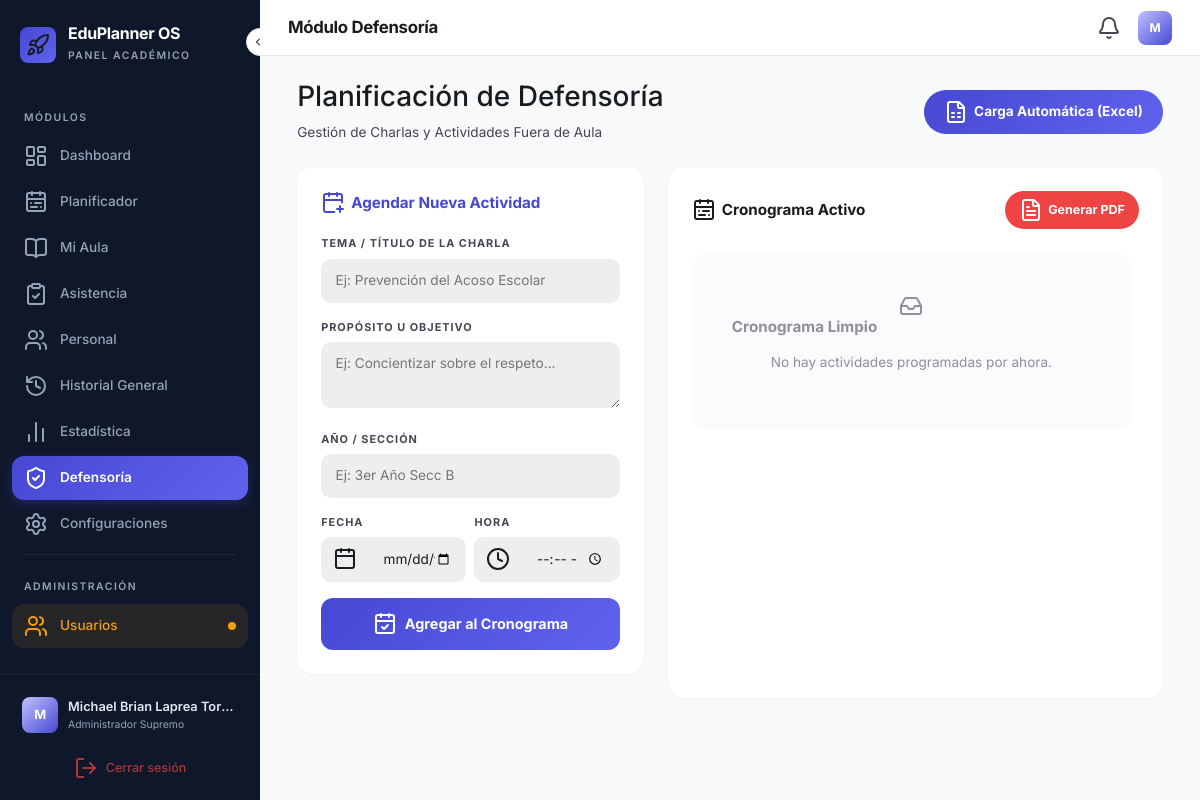
Before: /defensoria (signed in) with the older database file.
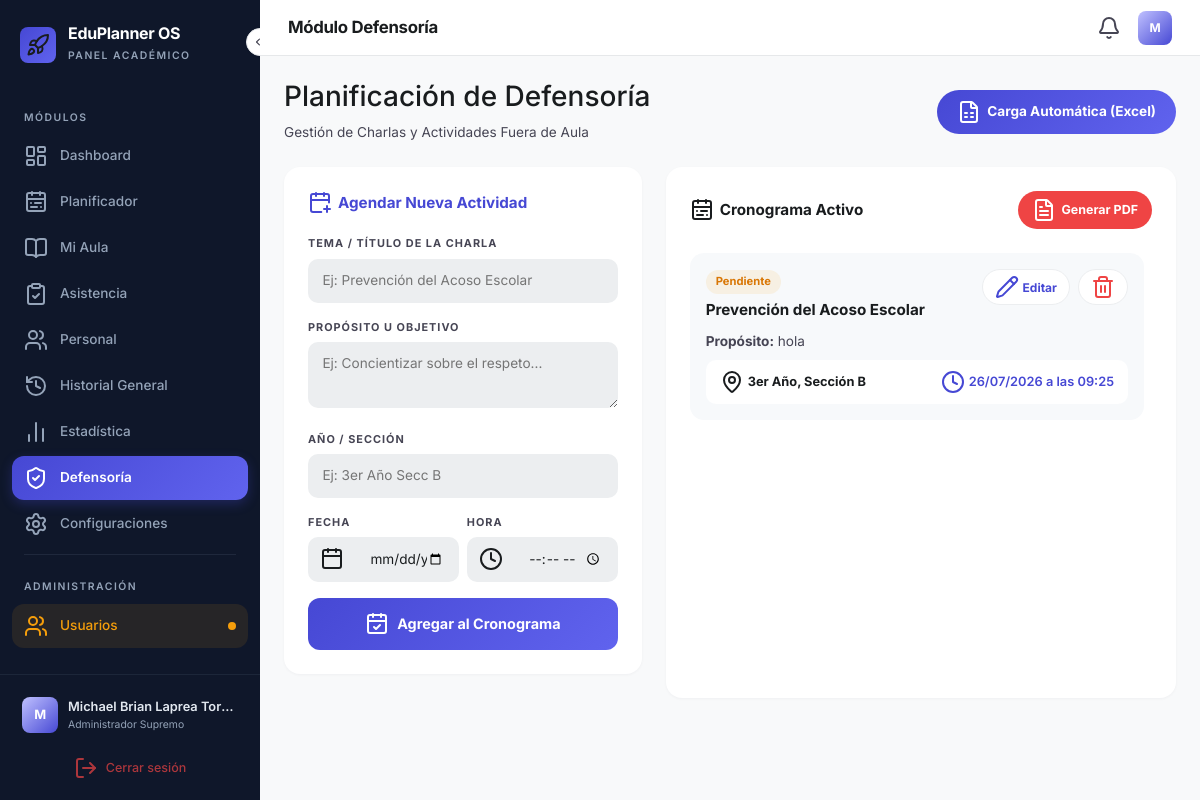
After: the same page with the newer database file.
### backup_v3/app.py (models this page shows)
class PlanificacionDefensoria(db.Model):
    id = db.Column(db.Integer, primary_key=True)
    tema_charla = db.Column(db.String(200), nullable=False)
    proposito = db.Column(db.Text, nullable=False)
    poblacion_objetivo = db.Column(db.String(100), nullable=False)
    fecha_programada = db.Column(db.Date, nullable=False)
    hora_programada = db.Column(db.String(20), nullable=False)
    estado = db.Column(db.String(50), default='Pendiente')
    notas_seguimiento = db.Column(db.Text, nullable=True)
    usuario_id = db.Column(db.Integer, db.ForeignKey('usuario.id'), nullable=False)

### backup_v3/app.py (the view, shortened to what this page needs)
@app.route('/defensoria', methods=['GET', 'POST'])
def defensoria():
    if not session.get('logeado'): return redirect(url_for('auth.login'))
    planes = PlanificacionDefensoria.query.filter_by(usuario_id=session['usuario_id']).all()
    return render_template('defensoria.html', planificaciones=planes)

### backup_v3/app.py (called while the page is built)
@app.context_processor
def inyectar_datos_globales():
    return dict(
        mis_permisos=session.get('permisos', ''),
        mi_rol=session.get('nombre_rol', 'Sin Rol'),
        total_anuncios=Anuncio.query.count(),
        hoy_str=datetime.now().strftime('%d/%m/%Y')
    )

### backup_v3/templates/defensoria.html (shortened to what the changed rows need)
{% extends "base.html" %}
{% block content %}
<div class="mx-auto" style="max-width: 1200px;">
    <div class="row">
        <div class="col-lg-7">
            <div class="timeline-card">
                <div class="scroll-zone">
                    {% for plan in planificaciones %}
                    <div class="plan-card">
                        <div class="d-flex w-100 justify-content-between align-items-start mb-1">
                            <div>
                                <span class="badge-status {% if plan.estado == 'Pendiente' %}pending{% else %}done{% endif %}">{{ plan.estado }}</span>
                                <div class="topic">{{ plan.tema_charla }}</div>
                            </div>
                            <div class="d-flex gap-2">
                                <button class="btn-sm-action edit" data-bs-toggle="modal" data-bs-target="#modalEditar{{ plan.id }}"><i data-lucide="pencil"></i> Editar</button>
                                <button class="btn-sm-action del" data-bs-toggle="modal" data-bs-target="#modalEliminar{{ plan.id }}"><i data-lucide="trash-2"></i></button>
                            </div>
                        </div>
                        <p class="purpose"><strong>Propósito:</strong> {{ plan.proposito }}</p>
                        <div class="plan-detail">
                            <span class="loc"><i data-lucide="map-pin"></i> {{ plan.poblacion_objetivo }}</span>
                            <span class="time"><i data-lucide="clock"></i> {{ plan.fecha_programada.strftime('%d/%m/%Y') }} a las {{ plan.hora_programada }}</span>
                        </div>
                    </div>
                    {% else %}
                    <div class="empty-state">
                        <i data-lucide="inbox"></i>
                        <h5 style="font-weight:700;">Cronograma Limpio</h5>
                        <p style="font-size:0.85rem;">No hay actividades programadas por ahora.</p>
                    </div>
                    {% endfor %}
                </div>
            </div>
        </div>
    </div>
</div>
{% endblock %}

Changed rows visible on the page:
added PlanificacionDefensoria: estado "Pendiente", tema_charla "Prevención del Acoso Escolar", proposito "hola", poblacion_objetivo "3er Año, Sección B", fecha_programada "26/07/2026", hora_programada "09:25"
Other visible differences:
text no longer shown: "Cronograma Limpio No hay actividades programadas por ahora."
